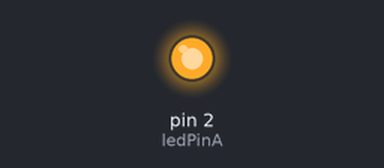
Recording of a sketch running on a simulated Arduino Uno, built with avr-gcc and run on an emulated ATmega328P. On the bench: output pins drawn as LEDs (lit = HIGH). Dashed ring = blinking.

Above: at 1.0 s.
At 2.5 s:
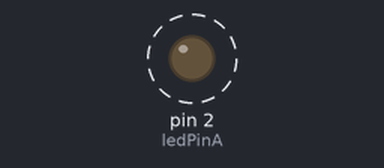
Timing chart, 0 to 4.6 s (numbered marks = the images above):
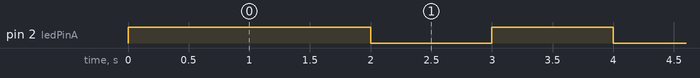

Measured:
- by itself, pin 2 (ledPinA): alternates HIGH for 1.0 s and LOW for 1.0 s

The sketch:

2020-03-25_ledBlink02.ino
```cpp
// ledBlink02
/*
  Titilar un LED con periodo de 2s:
  - 1s encendido
  - 1s apagado
  Usando la función millis() para hacer un retardo no bloqueante
*/
bool ledStateA = LOW;
const int ledPinA = 2;
const int intervalA = 1000;
unsigned long prevMillisA = 0, currentMillis;

bool ledStateb = LOW;
const int ledPinB = 2;
const int intervalB = 1000;


void setup() {
  pinMode(ledPinA, OUTPUT);
  digitalWrite(ledPinA, HIGH);
}

void loop() {
  currentMillis = millis();

  // Verificar si es tiempo de cambiar el estado del LED
  if ((currentMillis - prevMillisA) >= intervalA) {
    prevMillisA = currentMillis;
    ledStateA = !ledStateA;
    digitalWrite(ledPinA, ledStateA);
  }


}
```
